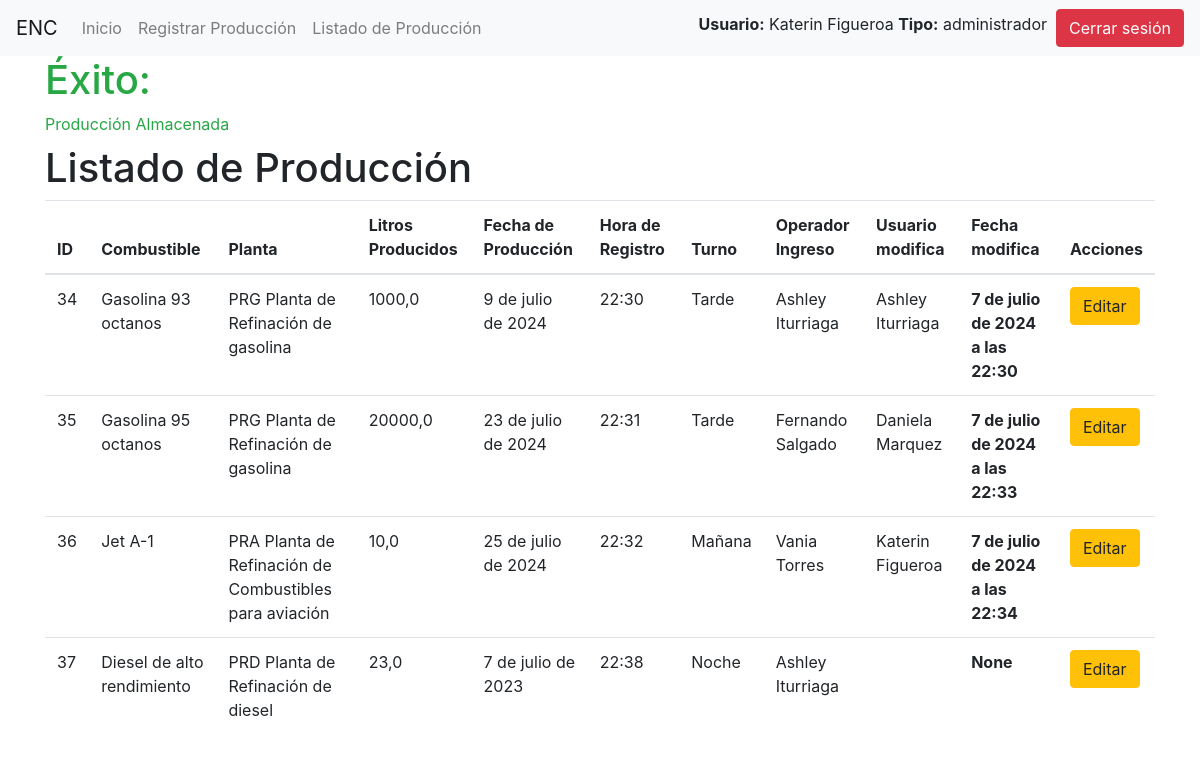
Screenshot of /listado/ (signed in) with the database file from the repository.
### produccion/models.py (models this page shows, shortened)
class Produccion(models.Model):
    codigo_combustible = models.ForeignKey(Producto, on_delete=models.CASCADE)
    litros_producidos = models.FloatField()
    fecha_produccion = models.DateField()
    turno = models.CharField(max_length=2, choices=[('AM', 'Mañana'), ('PM', 'Tarde'), ('MM', 'Noche')])
    hora_registro = models.TimeField(auto_now_add=True)
    operador = models.ForeignKey(User, on_delete=models.CASCADE, related_name='producciones_registradas')
    modificado_por = models.ForeignKey(User, on_delete=models.SET_NULL, null=True, blank=True, related_name='producciones_modificadas')
    fecha_modificacion = models.DateTimeField(null=True, blank=True)
    anulado = models.BooleanField(default=False)

class Producto(models.Model):
    codigo = models.CharField(max_length=10, unique=True)
    nombre = models.CharField(max_length=100)
    planta = models.ForeignKey(Planta, on_delete=models.CASCADE)

class Planta(models.Model):
    codigo = models.CharField(max_length=10, unique=True)
    nombre = models.CharField(max_length=100)

### produccion/views.py (the view)
# urls.py: path('listado/', views.listado_produccion, name='listado_produccion'),
@login_required
def listado_produccion(request):
    mensaje_exito = request.session.get('mensaje_exito', '')
    request.session['mensaje_exito'] = ''
    if request.user.is_staff:
        producciones = Produccion.objects.filter(anulado=False).select_related('codigo_combustible__planta', 'operador')
    else:
        producciones = Produccion.objects.filter(operador=request.user, anulado=False).select_related('codigo_combustible__planta', 'operador')
    return render(request, 'produccion/listado_produccion.html', {'producciones': producciones, 'mensaje_exito': mensaje_exito})

### produccion/templates/produccion/listado_produccion.html (shortened to what this page needs)
{% extends 'produccion/base.html' %}
{% block content %}
<h1>Listado de Producción</h1>
<table class="table">
    <thead>
        <tr>
            <th>ID</th>
            <th>Combustible</th>
            <th>Planta</th>
            <th>Litros Producidos</th>
            <th>Fecha de Producción</th>
            <th>Hora de Registro</th>
            <th>Turno</th>
            <th>Operador Ingreso</th>
            <th>Usuario modifica</th>
            <th>Fecha modifica</th>
            <th>Acciones</th>
        </tr>
    </thead>
    <tbody>
        {% for produccion in producciones %}
        <tr>
            <td>{{ produccion.id }}</td>
            <td>{{ produccion.codigo_combustible.nombre }}</td>
            <td>{{ produccion.codigo_combustible.planta.codigo }} {{ produccion.codigo_combustible.planta.nombre }}</td>
            <td>{{ produccion.litros_producidos }}</td>
            <td>{{ produccion.fecha_produccion }}</td>
            <td>{{ produccion.hora_registro }}</td>
            <td>{{ produccion.get_turno_display }}</td>
            <td>{{ produccion.operador.first_name }} {{ produccion.operador.last_name }}</td>
            <td>{{ produccion.modificado_por.first_name }} {{ produccion.modificado_por.last_name }}</td>
            <th>{{ produccion.fecha_modificacion }}</th>
            <td>
                <a href="{% url 'editar_produccion' produccion.id %}" class="btn btn-warning">Editar</a>
            </td>
        </tr>
        {% endfor %}
    </tbody>
</table>
{% endblock %}

### produccion/templates/produccion/base.html (shortened to what this page needs)
<!DOCTYPE html>
<html>
<head>
    <link rel="stylesheet" href="https://stackpath.bootstrapcdn.com/bootstrap/4.3.1/css/bootstrap.min.css">
</head>
<body>
    <nav class="navbar navbar-expand-lg navbar-light bg-light">
        <a class="navbar-brand" href="#">ENC</a>
        <div class="collapse navbar-collapse">
            <ul class="navbar-nav mr-auto">
                <li class="nav-item">
                    <a class="nav-link" href="{% url 'index' %}">Inicio</a>
                </li>
                {% if user.is_authenticated %}
                <li class="nav-item">
                    <a class="nav-link" href="{% url 'registro_produccion' %}">Registrar Producción</a>
                </li>
                <li class="nav-item">
                    <a class="nav-link" href="{% url 'listado_produccion' %}">Listado de Producción</a>
                </li>
                {% else %}
                <li class="nav-item">
                    <a class="nav-link" href="{% url 'login' %}">Iniciar Sesión</a>
                </li>
                {% endif %}
            </ul>
        </div>
        {% if user.is_authenticated %}
        <label>
            <b>Usuario:</b> {{ user.first_name }} {{ user.last_name }}
            <b>Tipo:</b> {% for group in user.groups.all %}
                            {{ group.name }}
                         {% endfor %}
        </label>
        <form action="{% url 'logout' %}" method="post">
            <button type="submit" class="btn btn-danger">Cerrar sesión</button>
        </form>
        {% endif %}
    </nav>
    <div class="container">
        {% if mensaje_exito %}
            <label class="text-success"><h1>Éxito:</h1> {{ mensaje_exito }}</label>
        {% endif %}
        {% block content %}
        {% endblock %}
    </div>
</body>
</html>

### rows the page displays
Produccion: id "34", codigo_combustible.nombre "Gasolina 93 octanos", codigo_combustible.planta.codigo "PRG", codigo_combustible.planta.nombre "Planta de Refinación de gasolina", litros_producidos "1000,0", fecha_produccion "9 de julio de 2024", hora_registro "22:30", turno "Tarde", operador.first_name "Ashley", operador.last_name "Iturriaga", modificado_por.first_name "Ashley", modificado_por.last_name "Iturriaga", fecha_modificacion "7 de julio de 2024 a las 22:30"
Produccion: id "35", codigo_combustible.nombre "Gasolina 95 octanos", codigo_combustible.planta.codigo "PRG", codigo_combustible.planta.nombre "Planta de Refinación de gasolina", litros_producidos "20000,0", fecha_produccion "23 de julio de 2024", hora_registro "22:31", turno "Tarde", operador.first_name "Fernando", operador.last_name "Salgado", modificado_por.first_name "Daniela", modificado_por.last_name "Marquez", fecha_modificacion "7 de julio de 2024 a las 22:33"
Produccion: id "36", codigo_combustible.nombre "Jet A-1", codigo_combustible.planta.codigo "PRA", codigo_combustible.planta.nombre "Planta de Refinación de Combustibles para aviación", litros_producidos "10,0", fecha_produccion "25 de julio de 2024", hora_registro "22:32", turno "Mañana", operador.first_name "Vania", operador.last_name "Torres", modificado_por.first_name "Katerin", modificado_por.last_name "Figueroa", fecha_modificacion "7 de julio de 2024 a las 22:34"
Produccion: id "37", codigo_combustible.nombre "Diesel de alto rendimiento", codigo_combustible.planta.codigo "PRD", codigo_combustible.planta.nombre "Planta de Refinación de diesel", litros_producidos "23,0", fecha_produccion "7 de julio de 2023", hora_registro "22:38", turno "Noche", operador.first_name "Ashley", operador.last_name "Iturriaga", fecha_modificacion "None"

### other values shown
{{ user.first_name }} "Katerin"
{{ user.last_name }} "Figueroa"
{{ group.name }} "administrador"
{{ mensaje_exito }} "Producción Almacenada"
